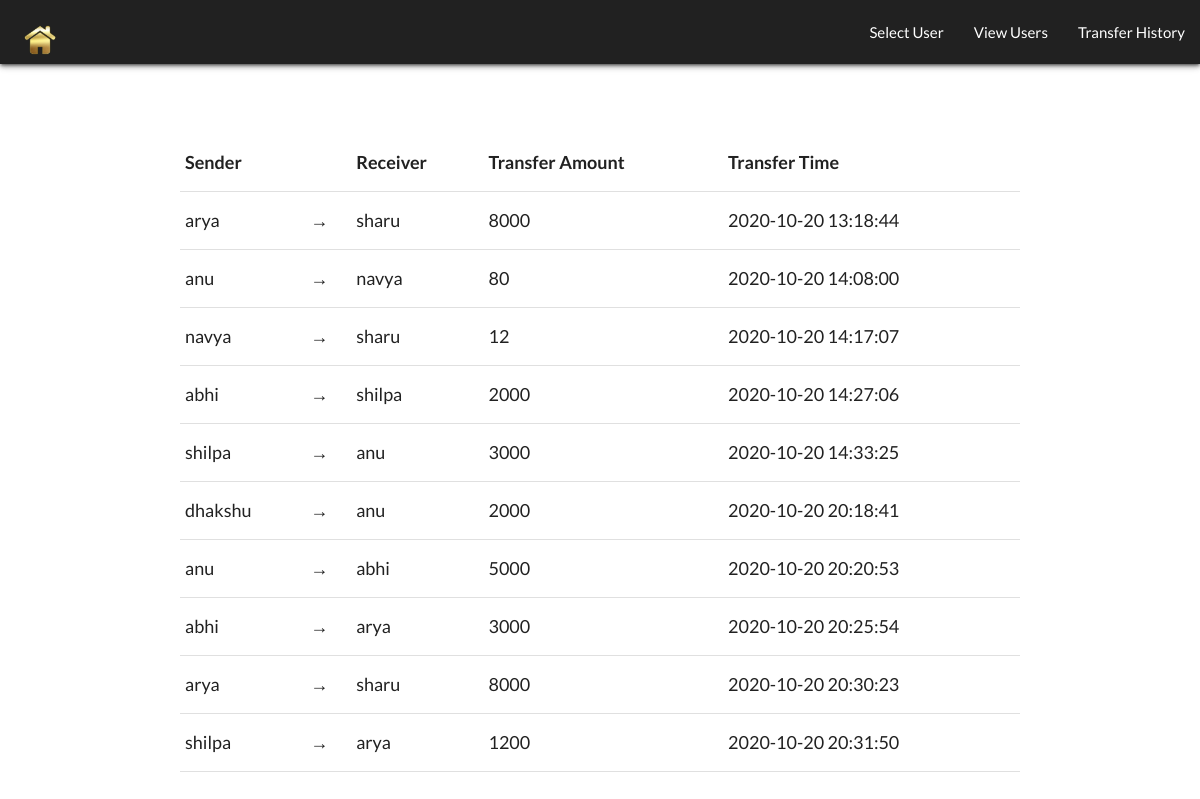
Page /transferHistory.php on the committed database.
### tables this page shows
CREATE TABLE `transfer_history` (
  `t_id` int(11) NOT NULL,
  `t_sender` varchar(255) NOT NULL,
  `t_receiver` varchar(255) NOT NULL,
  `t_amount` int(11) NOT NULL,
  `t_time` datetime NOT NULL DEFAULT current_timestamp()
);

### transferHistory.php (the view, shortened to what this page needs)
<?php
	include('db_connect.php');
	$sql = 'SELECT * FROM transfer_history ORDER BY t_id';
	$result = mysqli_query($conn, $sql);
	$history = mysqli_fetch_all($result, MYSQLI_ASSOC);
?>
<!DOCTYPE html>
<html>
<head>
	<link rel="stylesheet" href="https://cdnjs.cloudflare.com/ajax/libs/materialize/1.0.0/css/materialize.min.css">
    <link rel="stylesheet" type="text/css" href="style.css">
</head>
<body>
	<?php include('navbar.php'); ?>
	<section>
		<div class="wrapper">
			<form action="singleUser.php" method="POST">
				<div class="container" style="margin: 70px auto">
				<table class="highlight center">
					<tr>
						<th>Sender</th>
						<th></th>
						<th>Receiver</th>
						<th>Transfer Amount</th>
						<th>Transfer Time</th>
					</tr>
					<?php
						foreach($history as $hist) {
							echo "<tr><td> ".$hist['t_sender']."</td><td>&rarr;</td><td>".$hist['t_receiver']."</td><td>".$hist['t_amount']."</td><td>".$hist['t_time']."</td></tr>";
						}
					?>
				</table>
			</div>
	</section>
</body>
</html>

### style.css (style rules this page uses)
* { margin: 0; padding: 0; box-sizing: border-box; }
body { font-size: 18px; font-family: "Lato", serif; }

### rows in the picture
transfer_history: t_sender "arya", t_receiver "sharu", t_amount "8000", t_time "2020-10-20 13:18:44"
transfer_history: t_sender "anu", t_receiver "navya", t_amount "80", t_time "2020-10-20 14:08:00"
transfer_history: t_sender "navya", t_receiver "sharu", t_amount "12", t_time "2020-10-20 14:17:07"
transfer_history: t_sender "abhi", t_receiver "shilpa", t_amount "2000", t_time "2020-10-20 14:27:06"
transfer_history: t_sender "shilpa", t_receiver "anu", t_amount "3000", t_time "2020-10-20 14:33:25"
transfer_history: t_sender "dhakshu", t_receiver "anu", t_amount "2000", t_time "2020-10-20 20:18:41"
transfer_history: t_sender "anu", t_receiver "abhi", t_amount "5000", t_time "2020-10-20 20:20:53"
transfer_history: t_sender "abhi", t_receiver "arya", t_amount "3000", t_time "2020-10-20 20:25:54"
transfer_history: t_sender "arya", t_receiver "sharu", t_amount "8000", t_time "2020-10-20 20:30:23"
transfer_history: t_sender "shilpa", t_receiver "arya", t_amount "1200", t_time "2020-10-20 20:31:50"
